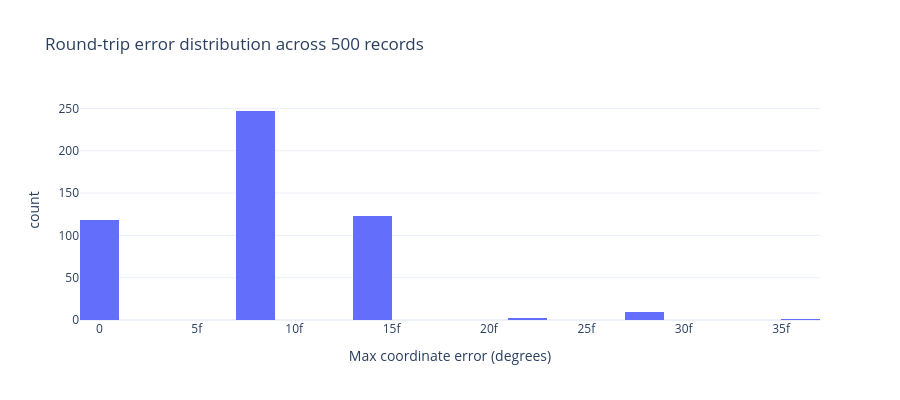

The code cell stored with this chart in its notebook:
### Code cell
errors = [
    max(abs(decoded[i][0] - lats[i]), abs(decoded[i][1] - lons[i]))
    for i in range(n)
]

fig3 = px.histogram(
    x=errors,
    nbins=30,
    labels={'x': 'Max coordinate error (degrees)', 'y': 'Count'},
    title='Round-trip error distribution across 500 records',
    template='plotly_white',
    height=400
)
fig3.show()

print(f'All errors at or below: {max(errors):.2e} degrees')

### Figure 1 — Plotly figure (JSON) as saved in the notebook; plotly's stock layout.template omitted (floating-point values rounded to 4 significant figures; data arrays with more than 128 entries replaced by an {"elided": "..."} marker saying what was removed)
{"data": [{"bingroup": "x", "hovertemplate": "Max coordinate error (degrees)=%{x}<br>count=%{y}<extra></extra>", "legendgroup": "", "marker": {"color": "#636efa", "pattern": {"shape": ""}}, "name": "", "nbinsx": 30, "orientation": "v", "showlegend": false, "type": "histogram", "x": {"elided": "500 float values"}, "xaxis": "x", "yaxis": "y"}], "layout": {"barmode": "relative", "height": 400, "legend": {"tracegroupgap": 0}, "title": {"text": "Round-trip error distribution across 500 records"}, "xaxis": {"anchor": "y", "domain": [0.0, 1.0], "title": {"text": "Max coordinate error (degrees)"}}, "yaxis": {"anchor": "x", "domain": [0.0, 1.0], "title": {"text": "count"}}}}
